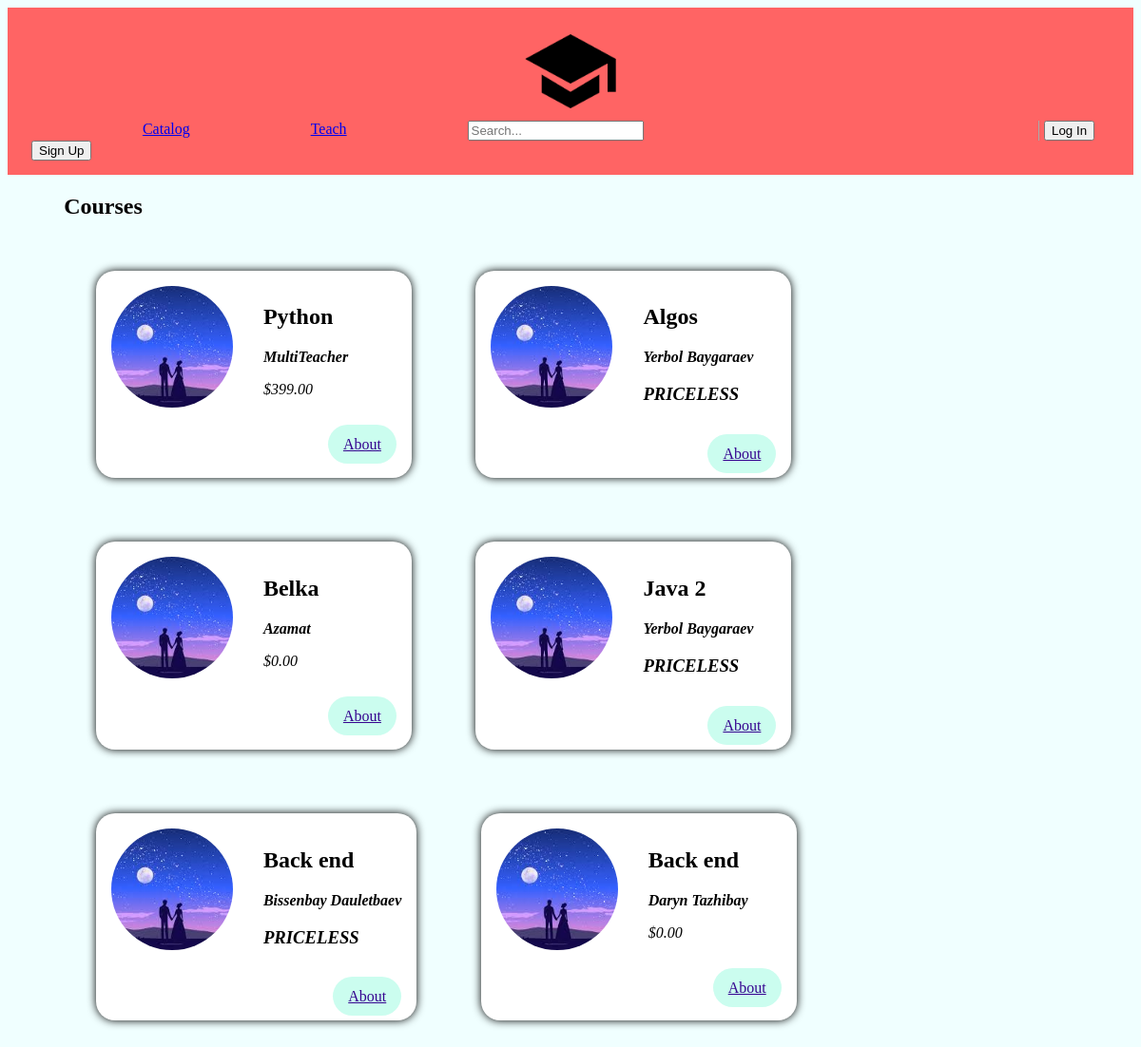
The app's page /, older data.
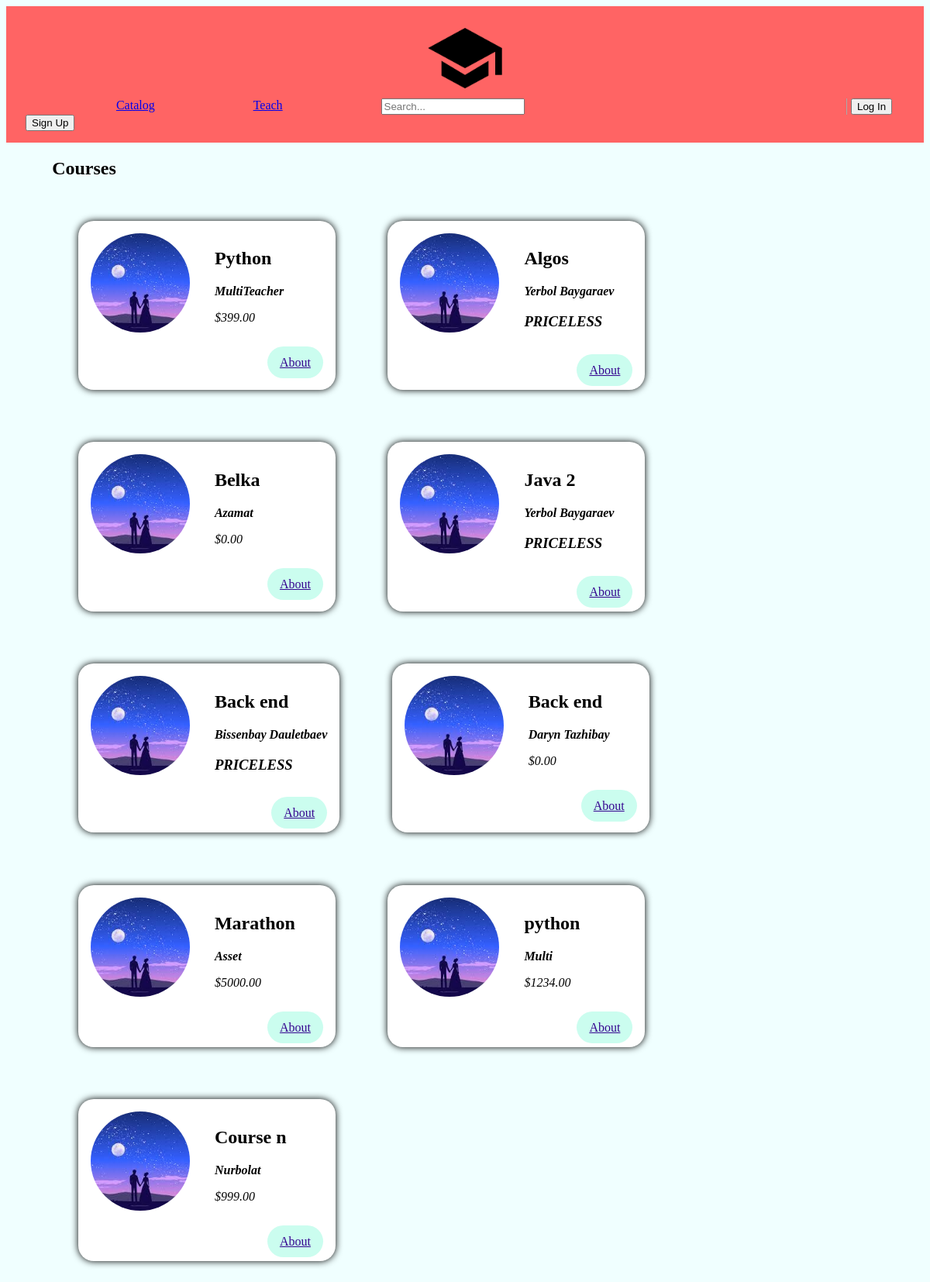
The same page, newer data.
### main/models.py (models this page shows)
class Course(models.Model):
    coursename = models.CharField(max_length=256, null=False)
    teacher = models.CharField(max_length=32, null=False)
    price = models.DecimalField(max_digits=8, decimal_places=2)

### main/views.py (the view)
# urls.py: path('' , views.course),
def course(request):
    courses = Course.objects.all()
    return render(request , 'main/Card.html',{
        'courses':courses,
    })

### main/templates/main/Card.html
{% include 'main/header.html' %}
{% load static %}
{% block card %}
     <main>
        <section>
            <h2>Courses</h2>
            <ol>
                {% for course in courses %}
                    <li class="meetup-item">
                        <article>
                            <div class="meetup-summary">
                                <div class="meetup-image">
                                    <img src="{%static 'main/img.jpeg'%}" , alt="src">
                                </div>
                                <div class="meetup-details">
                                    <h2>{{ course.coursename }}</h2>
                                    <address>
                                        <strong>{{ course.teacher }}</strong>
                                            {% if  course.teacher  == 'Yerbol Baygaraev' %}
                                                <h1>PRICELESS</h1>
                                            {% elif  course.teacher  == 'Bissenbay Dauletbaev' %}
                                                <h1>PRICELESS</h1>
                                            {% else %}
                                                <p>${{ course.price }}</p>
                                            {% endif %}
                                    </address>
                                </div>
                            </div>
                            <div class="meetup-actions">
                                <a href="" class="btn">
                                About
                                </a>
                            </div>
                        </article>
                    </li>
                {% endfor %}
            </ol>
        </section>
    </main>
{% endblock %}

### main/templates/main/header.html (shortened to what this page needs)
{% extends 'main/test.html' %}
{% load static %}
{% block header %}
    <nav class="nav">
    <span>
                <a  href="/html/"><img class="logo" src=" {% static 'main/logo.png' %} "></a>
    <ol>
        <li><a href="/python/">Catalog</a></li>
        <li><a href="/teach/">Teach</a></li>
        <li><input type="search" placeholder="Search..."></li>
        <li class="lgin"> <button>Log In</button> </li>
        <li class="reg"> <button>Sign Up</button> </li>
    </ol>
    </span>
    </nav>
{% endblock %}

### main/templates/main/test.html (shortened to what this page needs)
{% load static %}
<html lang="en">
<head>
    <link rel="stylesheet" type="text/css" href="{% static 'main/test.css' %}">
    <link rel="stylesheet" type="text/css" href="{% static 'main/header.css' %}">
</head>
<body>
    {% block header %}{% endblock %}
</body>
</html>

### main/static/main/test.css (style rules this page uses)
body { background-color: azure; }
section { max-width: 100%; margin-left: 5% ; }
ol { list-style: none; margin: 0; padding: 0; display: flex; flex-wrap: wrap; }
.meetup-item { margin: 3%; background-color: white; box-shadow: 0 0 10px black; padding: 1em; color: black; border-radius: 20px; min-width: 300px; }
.meetup-summary { display: flex; align-items: flex-start; }
.meetup-image { margin-right: 2rem; }
.meetup-image img { width: 8rem; height: 8rem; object-fit: cover; border-radius: 50%; }
.meetup-details address { font-style: italic; }
.meetup-actions { margin-top: 1.5rem; text-align: right; }
.meetup-actions .btn { background-color: #cbfdef; border-color: #cb82fb; color: #350490; padding: 0.75rem 1rem; border-radius: 100px; }

### main/static/main/header.css (style rules this page uses)
.logo { width: 104px; }
.nav { padding: 15px; text-align: center; background-color: #ff6464; }
.reg { margin-left: 10px; }
a { margin-top: 10px; }
li { margin-top: 0; margin-left: 11%; }
.lgin { margin-left: 5px; }

Row changes from the older to the newer data that the page shows:
added Course: coursename "Marathon", teacher "Asset", price "5000.00"
added Course: coursename "python", teacher "Multi", price "1234.00"
added Course: coursename "Course n", teacher "Nurbolat", price "999.00"
